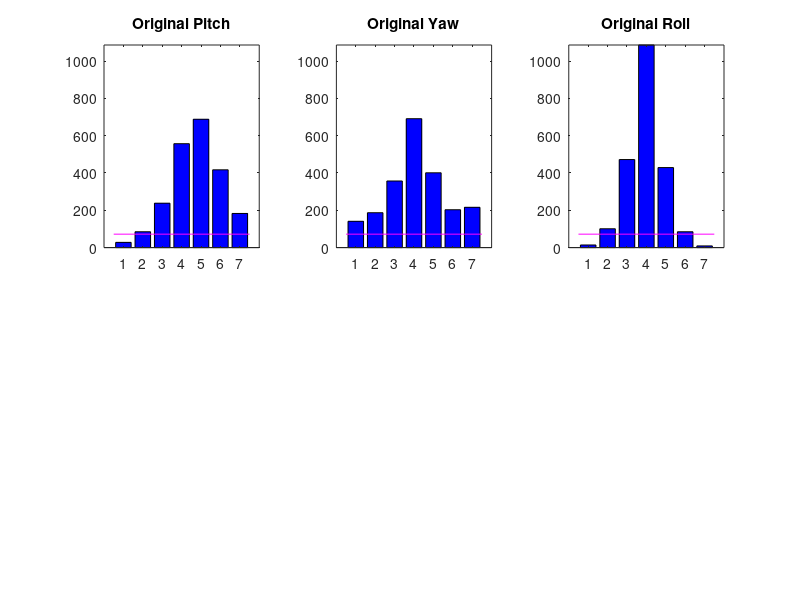

Write the MATLAB code that produced this figure. (Note: this script raises an error after producing the figure.)
% This script replicates the balancing results for the Helen dataset 
% depicted in the paper 
% V. Vonikakis, R. Subramanian, S. Winkler. (2016). "Shaping Datasets: 
% Optimal Data Selection for Specific Target Distributions". 
% Proc. ICIP2016, Phoenix, USA, Sept. 25-28.
% 
% 6 different image attributes are used: timestamp, colorfulness, sharpness, 
% exposure, contrast and in/out. The original data are quantized before the 
% MILP optimization. A subset of N different images is selected out of the 
% total K images of the dataset.
%
% The original images of the Helen dataset can be found in:
% http://www.ifp.illinois.edu/~vuongle2/helen/


clear all;
close all;
load HELEN;%load data


%--------------------------------------------------------------loading data

A=cell2mat(DATA(2:end,2:end));%keeping only the raw data
legend=DATA(1,1:end);%keeping the labels for displaying later





N=500; %total number of selected observations to be included in the subset
H=7; %number of quantization bins in each dimension (attribute)
M=size(A,2);%total number of dimensions
K=size(A,1);%total number of available observations
xbins = 1:H;

%------------------------------------------ defining objective distribution

%uniform distribution
distribution_objective=ones(H,1); 

%normalizing distribution
distribution_objective=distribution_objective./sum(distribution_objective);



%---------------------------------------------------- scaling data to [0,1]


%---------pitch------------
q=A(:,1);
q(q>30)=30;
q(q<-30)=-30;
q=q+30;
q=q./60;
A(:,1)=q;

%---------yaw------------
q=A(:,2);
q(q>30)=30;
q(q<-30)=-30;
q=q+30;
q=q./60;
A(:,2)=q;

%---------roll------------
q=A(:,3);
q(q>30)=30;
q(q<-30)=-30;
q=q+30;
q=q./60;
A(:,3)=q;


%------------------------------------------ quantizing attributes into bins

A_quantized=A;
A_quantized=A_quantized.*H;
A_quantized=floor(A_quantized);
A_quantized=A_quantized+1;
A_quantized(A_quantized==H+1)=H;

%------------------------------------- displaying the initial distributions

figure;
distribution_original=(hist(A_quantized(:,1:M),xbins))';
ymax=max(max(distribution_original));

for i=1:M
    
    subplot(2,3,i), bar(distribution_original(i,:));
    
    title(['Original ' legend{i+1}]);
    h = findobj(gca,'Type','patch');
    set(h,'FaceColor','b','EdgeColor','k')
    ylim([0 ymax]);%same scale on Y axis
    hold on;
    
    %drawing the distribution objective on the original distributions to
    %show whether there is availability of data on each bin
    for n=1:H  %across all quantization bins
        q=ceil(distribution_objective(n)*N);%required number of data in this bin
        line([n-0.5 n+0.5],[q q],'Color',[1 0 1]);%new setlevel
    end
    
    hold off;
    
end


%------------------------------------------------ Running MILP optimization

%getting the indexes of the observations that will be used in the subset
x  = SHAPE_DATASET(A_quantized,N,H,distribution_objective);


%--------------------------------------- Displaying the final distributions


%getting the final subset based on the indexes provided by the optimizaiton
A_reduced=A_quantized(x,:);

%getting the list of selected images out of the original data
DATA_reduced=DATA([false ;x],:);
DATA_reduced=[DATA(1,:) ; DATA_reduced];

%estimating the distribution of the subset
distribution_final=(hist(A_reduced(:,1:M),xbins))';
ymax=max(max(distribution_final));

%disaplying the new distributions of the subset
for i=1:M
    
    subplot(2,3,i+M), bar(distribution_final(i,:));
    title(['Subset ' legend{i+1}]);
    h = findobj(gca,'Type','patch');
    set(h,'FaceColor','r','EdgeColor','k')
    ylim([0 ymax]);%same scale on Y axis
    
end


